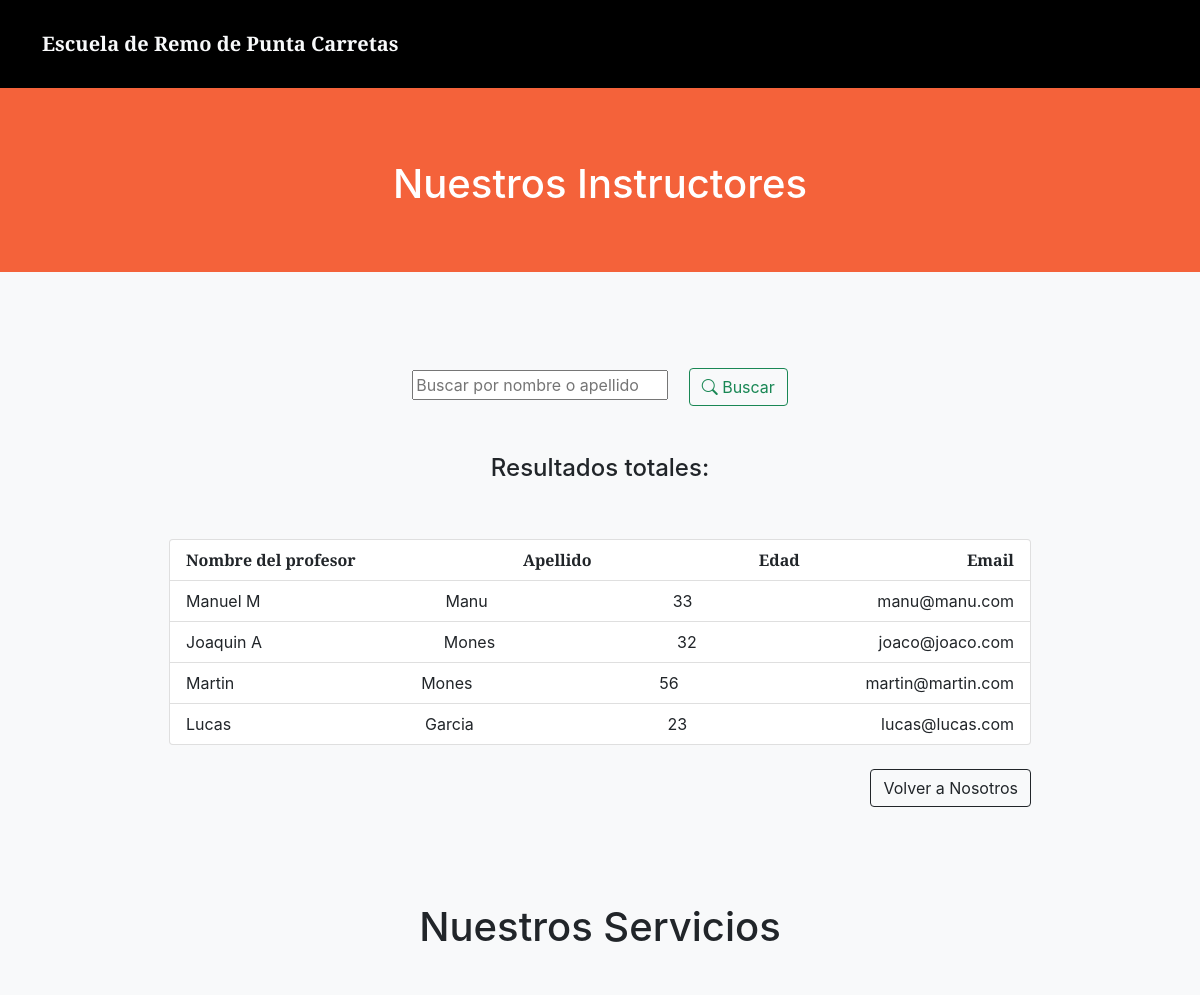
The app's page /profesores/ (upper part), older data.
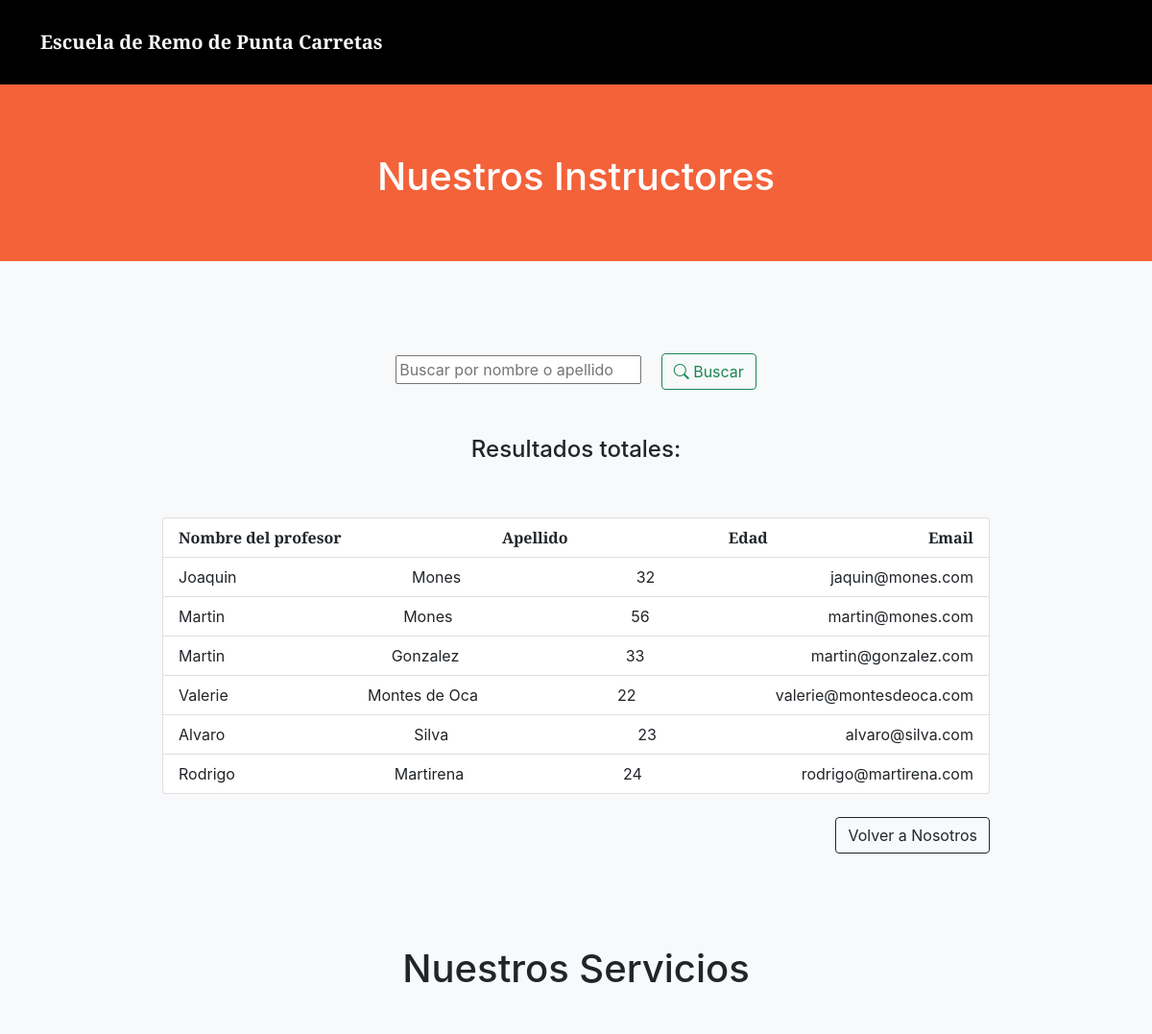
The same page, newer data.
### perfilesapp/models.py (models this page shows)
class Profesor(models.Model):
    nombreprofesor = models.CharField("Nombre Profesor", max_length=30)
    apellidoprofesor = models.CharField("Apellido Profesor", max_length=30)
    edadprofesor = models.SmallIntegerField("Edad")
    emailprofesor = models.EmailField("E-mail")
    class Meta:
        verbose_name_plural = "Profesores"

### perfilesapp/views.py (the view)
# urls.py: path('profesores/', profesores, name="profesores"),
def profesores(request):
    try:
        avatar= Avatar.objects.get(usuario=request.user)
        url= avatar.imagen.url
    except:
        url= "/media/avatar/generic.png"
    if request.method == "POST":
        search = request.POST["search"]
        if search != "":
            profesores = Profesor.objects.filter( Q(nombreprofesor__icontains=search) | Q(apellidoprofesor__icontains=search)).values()
            return render(request,"perfilesapp/profesores.html", {"profesores": profesores, "search":True, "busqueda":search, "url":url})
    profesores = Profesor.objects.all()
    return render(request, "perfilesapp/profesores.html", {"profesores": profesores, "url":url} )

### perfilesapp/templates/perfilesapp/profesores.html (shortened to what this page needs)
{% extends 'perfilesapp/base.html' %}
{% load static %}
{% block about %}
<div>
    <p class="justify-content-center">
        <h1 style="color:white" >
            <br>
            <br>
            Nuestros Instructores
            <br>
            <br>
        </h1>
    </p>
</div>
{% endblock %}
{% block servicios %}
<div>
    <section class="bg-light py-5">
        <div class="container px-lg-5">
            <form action="" method="post" class="text-center">
                <input type="search" name="search" placeholder="Buscar por nombre o apellido" aria-label="search">
                <button class="btn btn-outline-success text-nowrap ms-3 my-2 my-sm-0" type="submit"> <i class="bi bi-search"></i> Buscar</button>
            </form>
            <br>
            <br>
            <h4 class="text-center">
                Resultados
                {% if search %}
                    para "{{busqueda}}":
                {% else %}
                    totales:
                {% endif %}
            </h4>
            <div class="row gx-5 justify-content-center">
            <div class="col-lg-10">
            <br>
            <br>
            <ul class="list-group list-group">
                <li class="list-group-item d-flex justify-content-between align-items-start">
                    <b class="col-md-auto">Nombre del profesor</b>
                    <b class="col-md-auto">Apellido</b>
                    <b class="col-md-auto">Edad</b>
                    <b class="col-md-auto">Email</b>
                </li>
                {% for profesor in profesores %}
                    <li class="list-group-item d-flex justify-content-between align-items-start">
                        <span class="col-md-auto">{{profesor.nombreprofesor}}</span>
                        <span class="col-md-auto">{{profesor.apellidoprofesor}}</span>
                        <span class="col-md-auto">{{profesor.edadprofesor}}</span>
                        <span class="col-md-auto">{{profesor.emailprofesor}}</span>
                    </li>
                {% endfor %}
            </ul>
            <br>
            <div style="text-align:right">
                <a href="{% url 'nosotros' %}"><button class="btn btn-outline-dark">Volver a Nosotros</button></a>
            </div>
        </div>
    </section>
</div>
{% endblock %}

Row changes from the older to the newer data that the page shows:
removed Profesor: nombreprofesor "Lucas", apellidoprofesor "Garcia", edadprofesor "23", emailprofesor "lucas@lucas.com"
changed Profesor: nombreprofesor "Manuel M" → "Joaquin"; apellidoprofesor "Manu" → "Mones"; edadprofesor "33" → "32"; emailprofesor "manu@manu.com" → "jaquin@mones.com"
changed Profesor: nombreprofesor "Joaquin A" → "Martin"; edadprofesor "32" → "56"; emailprofesor "joaco@joaco.com" → "martin@mones.com"
changed Profesor: apellidoprofesor "Mones" → "Gonzalez"; edadprofesor "56" → "33"; emailprofesor "martin@martin.com" → "martin@gonzalez.com"
added Profesor: nombreprofesor "Valerie", apellidoprofesor "Montes de Oca", edadprofesor "22", emailprofesor "valerie@montesdeoca.com"
added Profesor: nombreprofesor "Alvaro", apellidoprofesor "Silva", edadprofesor "23", emailprofesor "alvaro@silva.com"
added Profesor: nombreprofesor "Rodrigo", apellidoprofesor "Martirena", edadprofesor "24", emailprofesor "rodrigo@martirena.com"
